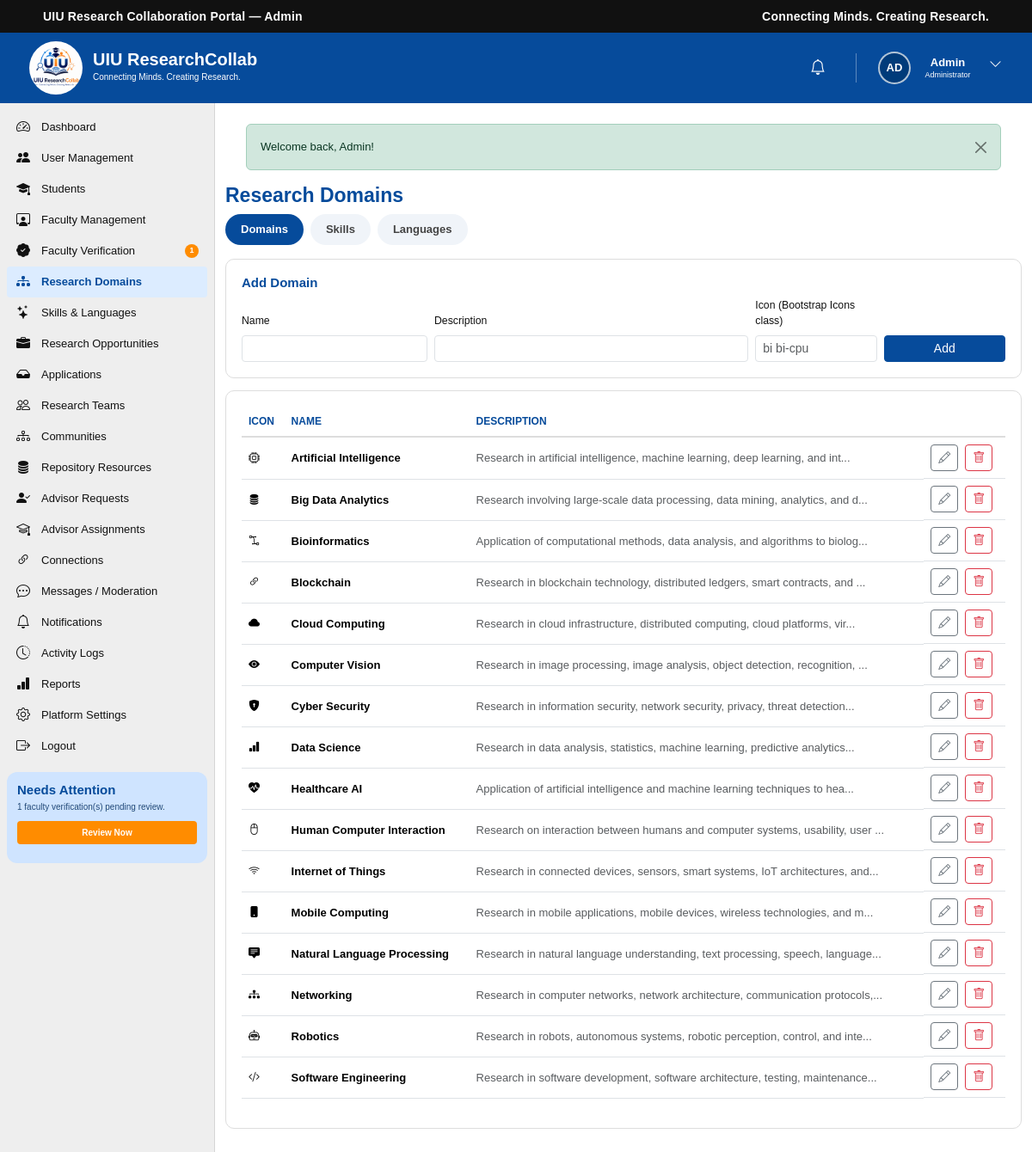
Screenshot of /admin/domains.php (signed in) with the database file from the repository.
### tables this page shows
CREATE TABLE `users` (
  `id` int(10) UNSIGNED NOT NULL,
  `name` varchar(100) NOT NULL,
  `email` varchar(150) NOT NULL,
  `password` varchar(255) NOT NULL,
  `role` enum('student','faculty','admin') NOT NULL DEFAULT 'student',
  `status` enum('active','inactive','suspended') NOT NULL DEFAULT 'active',
  `email_verified_at` datetime DEFAULT NULL,
  `last_login_at` datetime DEFAULT NULL,
  `created_at` timestamp NOT NULL DEFAULT current_timestamp(),
  `updated_at` timestamp NOT NULL DEFAULT current_timestamp() ON UPDATE current_timestamp()
);

CREATE TABLE `research_domains` (
  `id` int(10) UNSIGNED NOT NULL,
  `name` varchar(150) NOT NULL,
  `description` text DEFAULT NULL,
  `icon` varchar(100) DEFAULT NULL,
  `created_at` timestamp NOT NULL DEFAULT current_timestamp(),
  `updated_at` timestamp NOT NULL DEFAULT current_timestamp() ON UPDATE current_timestamp()
);

### includes/functions.php (called while the page is built, shortened)
<?php
function e(?string $value): string
{
    return htmlspecialchars((string)$value, ENT_QUOTES, 'UTF-8');
}
function base_url(): string
{
    static $base = null;
    if ($base === null) {
        $root    = str_replace('\\', '/', rtrim(dirname(__DIR__), '/\\'));
        $docRoot = str_replace('\\', '/', rtrim($_SERVER['DOCUMENT_ROOT'] ?? '', '/\\'));
        $base    = ($docRoot !== '' && strpos($root, $docRoot) === 0) ? substr($root, strlen($docRoot)) : '';
    }
    return $base;
}
function url(string $path): string
{
    return base_url() . $path;
}
function initials(string $name): string
{
    $parts = array_filter(preg_split('/\s+/', trim($name)));
    $parts = array_values($parts);
    $first = mb_substr($parts[0], 0, 1);
    $last  = count($parts) > 1 ? mb_substr(end($parts), 0, 1) : '';
    return mb_strtoupper($first . $last);
}

### includes/auth.php (called while the page is built, shortened)
<?php
function current_user_id(): ?int
{
    return isset($_SESSION['user_id']) ? (int)$_SESSION['user_id'] : null;
}
function is_logged_in(): bool
{
    return isset($_SESSION['user_id']);
}
function current_user(): ?array
{
    static $cache = null;
    if ($cache === null) {
        $stmt = db()->prepare('SELECT * FROM users WHERE id = ? LIMIT 1');
        $stmt->execute([current_user_id()]);
        $cache = $stmt->fetch() ?: null;
    }
    return $cache;
}

### config/database.php (called while the page is built, shortened)
<?php
function db(): PDO
{
    static $pdo = null;
    if ($pdo === null) {
        $dsn = 'mysql:host=' . DB_HOST . ';dbname=' . DB_NAME . ';charset=' . DB_CHARSET;
        try {
            $pdo = new PDO($dsn, DB_USER, DB_PASS, [
                PDO::ATTR_ERRMODE            => PDO::ERRMODE_EXCEPTION,
                PDO::ATTR_DEFAULT_FETCH_MODE => PDO::FETCH_ASSOC,
                PDO::ATTR_EMULATE_PREPARES   => false,
            ]);
        } catch (PDOException $e) {
            error_log('Database connection failed: ' . $e->getMessage());
            http_response_code(500);
            die('Service temporarily unavailable. Please try again later.');
        }
    }
    return $pdo;
}

### includes/admin_guard.php (called while the page is built, shortened)
<?php
$currentUser = current_user();

### admin/domains.php (the view, shortened to what this page needs)
<?php
require_once __DIR__ . '/../includes/admin_guard.php';
$pdo     = db();
$domains = $pdo->query('SELECT * FROM research_domains ORDER BY name')->fetchAll();
?>
<!DOCTYPE html>
<html lang="en">
<head>
    <link href="https://cdn.jsdelivr.net/npm/bootstrap@5.3.3/dist/css/bootstrap.min.css" rel="stylesheet">
    <link rel="stylesheet" href="https://cdn.jsdelivr.net/npm/bootstrap-icons@1.11.3/font/bootstrap-icons.min.css">
    <link rel="stylesheet" href="../CSS/dashboard.css">
</head>
<body>
<?php require __DIR__ . '/../includes/admin_header.php'; ?>
<?php require __DIR__ . '/../includes/admin_sidebar.php'; ?>
    <main class="dashboard-main">
        <h2 style="color:var(--uiu-blue);font-size:23px;font-weight:700;">Research Domains</h2>
        <div class="type-tabs">
            <a href="<?= e(url('/admin/domains.php')) ?>" class="active">Domains</a>
            <a href="<?= e(url('/admin/skills.php')) ?>">Skills</a>
            <a href="<?= e(url('/admin/languages.php')) ?>">Languages</a>
        </div>
        <div class="app-panel">
            <h3 style="font-size:15px;color:var(--uiu-blue);font-weight:700;">Add Domain</h3>
            <form method="post" class="row g-2 align-items-end">
                <div class="col-md-3"><label class="form-label small">Name</label><input type="text" name="name" class="form-control form-control-sm" required></div>
                <div class="col-md-5"><label class="form-label small">Description</label><input type="text" name="description" class="form-control form-control-sm"></div>
                <div class="col-md-2"><label class="form-label small">Icon (Bootstrap Icons class)</label><input type="text" name="icon" class="form-control form-control-sm" placeholder="bi bi-cpu"></div>
                <div class="col-md-2"><button class="btn btn-sm btn-uiu w-100" style="background:var(--uiu-blue);border-color:var(--uiu-blue);color:#fff;">Add</button></div>
            </form>
        </div>
        <div class="app-panel">
            <table class="table table-hover">
                <thead><tr><th>Icon</th><th>Name</th><th>Description</th><th></th></tr></thead>
                <tbody>
                <?php foreach ($domains as $d): ?>
                    <tr>
                        <td><i class="<?= e($d['icon'] ?: 'bi bi-diagram-3') ?>"></i></td>
                        <td class="fw-semibold"><?= e($d['name']) ?></td>
                        <td class="text-muted small"><?= e(mb_strimwidth((string)$d['description'], 0, 80, '...')) ?></td>
                        <td class="d-flex gap-2">
                            <button type="button" class="btn btn-sm btn-outline-secondary" onclick="document.getElementById('edit<?= (int)$d['id'] ?>').classList.toggle('d-none')"><i class="bi bi-pencil"></i></button>
                            <form method="post" onsubmit="return confirm('Delete this domain?');"><button class="btn btn-sm btn-outline-danger"><i class="bi bi-trash"></i></button></form>
                        </td>
                    </tr>
                <?php endforeach; ?>
                </tbody>
            </table>
        </div>
    </main>
<?php require __DIR__ . '/../includes/footer.php'; ?>
</body>
</html>

### includes/admin_header.php (shortened to what this page needs)
<div class="top-bar">
    <div class="container-fluid">
        <div class="row align-items-center">
            <div class="col-6">
                <div class="portal-title">UIU Research Collaboration Portal — Admin</div>
            </div>
            <div class="col-6 text-end">
                <div class="portal-tagline">Connecting Minds. Creating Research.</div>
            </div>
        </div>
    </div>
</div>
<header class="dashboard-header">
    <div class="dashboard-header-left">
        <a href="<?= e(url('/admin/dashboard.php')) ?>" class="dashboard-logo-link">
            <img src="<?= e(url('/IMAGES/logo.jpg')) ?>" alt="UIU ResearchCollab Logo" class="dashboard-logo">
        </a>
        <div class="dashboard-brand">
            <h1>UIU ResearchCollab</h1>
            <p>Connecting Minds. Creating Research.</p>
        </div>
    </div>
    <div class="dashboard-header-right">
        <div class="header-icon notification-icon">
            <a href="<?= e(url('/admin/notifications.php')) ?>" aria-label="Notifications">
                <i class="bi bi-bell"></i>
            </a>
        </div>
        <div class="dropdown dashboard-user-dropdown">
            <button class="dashboard-user btn p-0 border-0 bg-transparent" type="button" data-bs-toggle="dropdown" aria-expanded="false" aria-label="User menu">
                <span class="user-avatar avatar-initials"><?= e(initials($currentUser['name'])) ?></span>
                <div class="user-information">
                    <h3 class="user-first-name"><?= e(explode(' ', trim($currentUser['name']))[0] ?? $currentUser['name']) ?></h3>
                    <p>Administrator</p>
                </div>
                <span class="user-dropdown-button"><i class="bi bi-chevron-down"></i></span>
            </button>
        </div>
    </div>
</header>
<div class="dashboard-wrapper">

### CSS/dashboard.css (style rules this page uses)
:root { --uiu-blue: #064b9b; --uiu-dark-blue: #003b7a; --uiu-light-blue: #e5f0ff; --uiu-orange: #ff8c00; --uiu-green: #13a538; --uiu-purple: #7b3fc6; --uiu-teal: #00a99d; --text-dark: #111111; --text-medium: #444444; --text-light: #666666; --background: #f5f5f5; --card-background: #ffffff; --border-color: #dddddd; }
* { margin: 0; padding: 0; box-sizing: border-box; }
html { scroll-behavior: smooth; }
body { font-family: Arial, Helvetica, sans-serif; background-color: var(--background); color: var(--text-dark); font-size: 14px; overflow-x: hidden; }
a { text-decoration: none; }
button, input { font-family: inherit; }
img { max-width: 100%; display: block; }
.top-bar { width: 100%; min-height: 38px; background-color: #111111; color: #ffffff; display: flex; align-items: center; }
.top-bar .container-fluid { padding-left: 50px; padding-right: 50px; }
.portal-title { font-size: 14px; font-weight: 700; letter-spacing: 0.2px; line-height: 1.2; }
.portal-tagline { font-size: 14px; font-weight: 600; letter-spacing: 0.2px; line-height: 1.2; }
.dashboard-header { width: 100%; height: 82px; background-color: var(--uiu-blue); display: flex; align-items: center; justify-content: space-between; padding: 30px 30px; color: #ffffff; }
.dashboard-header-left { display: flex; align-items: center; height: 100%; flex-shrink: 0; }
.dashboard-logo-link { display: flex; align-items: center; justify-content: center; width: 70px; height: 70px; }
.dashboard-logo { width: 62px; height: 62px; object-fit: contain; border-radius: 50%; }
.dashboard-brand { margin-left: 8px; line-height: 1; }
.dashboard-brand h1 { margin: 0; color: #ffffff; font-size: 20px; font-weight: 700; line-height: 20px; }
.dashboard-brand p { margin: 1px 0 0; color: #ffffff; font-size: 10px; line-height: 20px; }
.dashboard-header-right { height: 100%; display: flex; align-items: center; justify-content: flex-end; gap: 15px; }
.header-icon { width: 38px; height: 42px; display: flex; align-items: center; justify-content: center; position: relative; }
.dashboard-user { height: 100%; display: flex; align-items: center; gap: 8px; }
.user-avatar { width: 38px; height: 38px; border-radius: 50%; object-fit: cover; border: 2px solid rgba(255, 255, 255, 0.7); }
.user-information { min-width: 70px; }
.user-information h3 { margin: 0; color: #ffffff; font-size: 13px; font-weight: 700; line-height: 16px; }
.user-information p { margin: 0; color: #ffffff; font-size: 9px; line-height: 12px; }
.user-dropdown-button { width: 25px; height: 30px; border: none; background: transparent; color: #ffffff; font-size: 15px; cursor: pointer; }
.dashboard-wrapper { width: 100%; min-height: calc(100vh - 102px); display: flex; align-items: stretch; }
.dashboard-main { flex: 1; min-width: 0; background-color: #ffffff; padding: 10px 12px 20px; }
.avatar-initials { display: flex; align-items: center; justify-content: center; background-color: var(--uiu-dark-blue); color: #ffffff; font-size: 13px; font-weight: 700; }
.header-icon a { width: 35px; height: 35px; border: none; background: transparent; color: #ffffff; font-size: 18px; cursor: pointer; display: flex; align-items: center; justify-content: center; position: relative; }
.dashboard-user-dropdown { height: 100%; display: flex; align-items: center; }

### admin/domains.php (style rules this page uses)
.app-panel { background:#fff;border:1px solid var(--border-color);border-radius:10px;padding:18px;margin-bottom:14px }
.type-tabs { display:flex;gap:8px;margin-bottom:16px }
.type-tabs a { padding:8px 18px;border-radius:20px;background:#f0f4f9;color:var(--text-medium);font-size:13px;font-weight:600;text-decoration:none }
.type-tabs a.active { background:var(--uiu-blue);color:#fff }
.table thead th { color:var(--uiu-blue);font-size:12px;text-transform:uppercase;border-bottom:2px solid var(--border-color) }
.table td { vertical-align:middle;font-size:13px }

### rows the page displays
users: name "AD", name "Admin"
research_domains: name "Artificial Intelligence", description "Research in artificial intelligence, machine learning, deep learning, and int..."
research_domains: name "Big Data Analytics", description "Research involving large-scale data processing, data mining, analytics, and d..."
research_domains: name "Bioinformatics", description "Application of computational methods, data analysis, and algorithms to biolog..."
research_domains: name "Blockchain", description "Research in blockchain technology, distributed ledgers, smart contracts, and ..."
research_domains: name "Cloud Computing", description "Research in cloud infrastructure, distributed computing, cloud platforms, vir..."
research_domains: name "Computer Vision", description "Research in image processing, image analysis, object detection, recognition, ..."
research_domains: name "Cyber Security", description "Research in information security, network security, privacy, threat detection..."
research_domains: name "Data Science", description "Research in data analysis, statistics, machine learning, predictive analytics..."
research_domains: name "Healthcare AI", description "Application of artificial intelligence and machine learning techniques to hea..."
research_domains: name "Human Computer Interaction", description "Research on interaction between humans and computer systems, usability, user ..."
research_domains: name "Internet of Things", description "Research in connected devices, sensors, smart systems, IoT architectures, and..."
research_domains: name "Mobile Computing", description "Research in mobile applications, mobile devices, wireless technologies, and m..."
research_domains: name "Natural Language Processing", description "Research in natural language understanding, text processing, speech, language..."
research_domains: name "Networking", description "Research in computer networks, network architecture, communication protocols,..."
research_domains: name "Robotics", description "Research in robots, autonomous systems, robotic perception, control, and inte..."
research_domains: name "Software Engineering", description "Research in software development, software architecture, testing, maintenance..."

### other values shown
$label "Dashboard"
$label "User Management"
$label "Students"
$label "Faculty Management"
$label "Faculty Verification"
$pendingVerificationCount "1"
$label "Research Domains"
$label "Skills & Languages"
$label "Research Opportunities"
$label "Applications"
$label "Research Teams"
$label "Communities"
$label "Repository Resources"
$label "Advisor Requests"
$label "Advisor Assignments"
